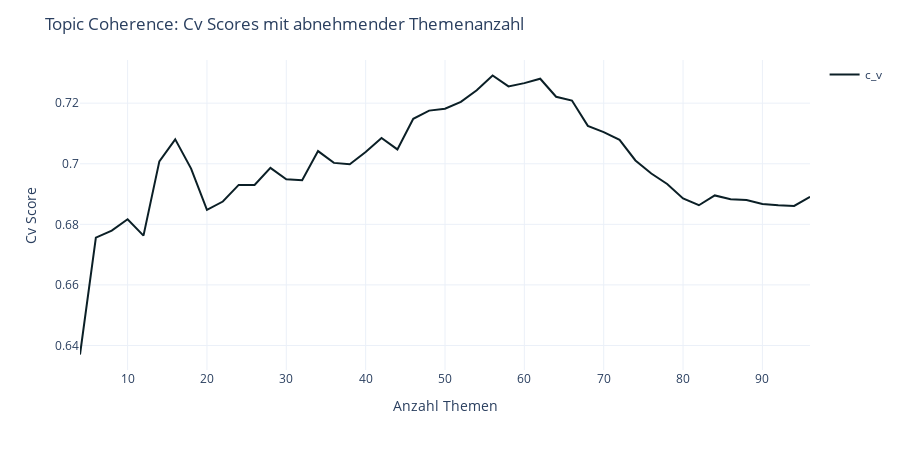

The cell this chart's notebook holds for it:
### Code cell
import plotly.express as px
import pandas as pd

# create the line chart
fig = px.line(
    scores_df,
    x='topicnumber',
    y=['c_v'],
    color_discrete_sequence=color_discrete_sequence,
    template=template)

fig.update_layout(
    title="Topic Coherence: Cv Scores mit abnehmender Themenanzahl",
    yaxis_title='Cv Score',
    xaxis_title='Anzahl Themen',
    width=900, 
    height=450,
    legend_title="")

# show the chart
fig.show()

pio.write_image(fig,"../../exports/images/fig-topic-size-comparison.svg") #save fig as svg

### Figure 1 — Plotly figure (JSON) as saved in the notebook; plotly's stock layout.template omitted (floating-point values rounded to 4 significant figures)
{"data": [{"hovertemplate": "variable=c_v<br>topicnumber=%{x}<br>value=%{y}<extra></extra>", "legendgroup": "c_v", "line": {"color": "#0B1F26", "dash": "solid"}, "marker": {"symbol": "circle"}, "mode": "lines", "name": "c_v", "orientation": "v", "showlegend": true, "type": "scatter", "x": [96, 94, 92, 90, 88, 86, 84, 82, 80, 78, 76, 74, 72, 70, 68, 66, 64, 62, 60, 58, 56, 54, 52, 50, 48, 46, 44, 42, 40, 38, 36, 34, 32, 30, 28, 26, 24, 22, 20, 18, 16, 14, 12, 10, 8, 6, 4], "xaxis": "x", "y": [0.6891, 0.6861, 0.6863, 0.6867, 0.6881, 0.6883, 0.6895, 0.6863, 0.6886, 0.6933, 0.6968, 0.7011, 0.7079, 0.7104, 0.7125, 0.7209, 0.7221, 0.7281, 0.7266, 0.7255, 0.7291, 0.7243, 0.7204, 0.7182, 0.7175, 0.7149, 0.7047, 0.7085, 0.7039, 0.6998, 0.7003, 0.7042, 0.6945, 0.6949, 0.6986, 0.693, 0.693, 0.6875, 0.6848, 0.6984, 0.7081, 0.7008, 0.6763, 0.6817, 0.6779, 0.6756, 0.637], "yaxis": "y"}], "layout": {"height": 450, "legend": {"title": {"text": ""}, "tracegroupgap": 0}, "margin": {"t": 60}, "title": {"text": "Topic Coherence: Cv Scores mit abnehmender Themenanzahl"}, "width": 900, "xaxis": {"anchor": "y", "domain": [0, 1], "title": {"text": "Anzahl Themen"}}, "yaxis": {"anchor": "x", "domain": [0, 1], "title": {"text": "Cv Score"}}}}
